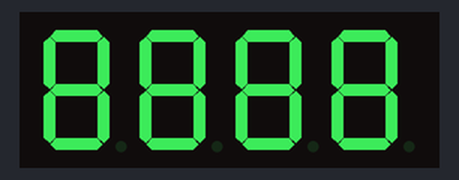
Simulated run of this sketch. Board: Arduino Uno, built with avr-gcc and run on an emulated ATmega328P. Shown: 4-digit seven-segment display.

Above: at 1.1 s.
At 21.5 s:
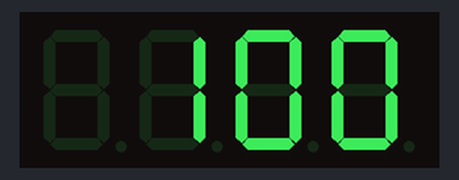
At 23.6 s:
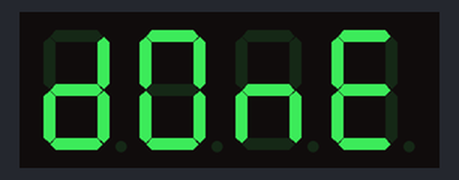
At 38.8 s:
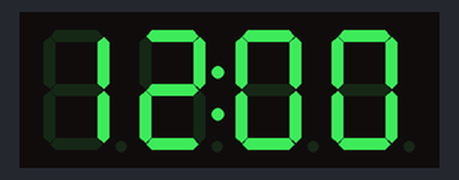

Measured:
- what the display in image 0 shows lasts 1.1 s, from 1.0 s to 2.1 s
- what the display in image 1 shows lasts 1.1 s, from 21.5 s to 22.6 s
- what the display in image 2 shows lasts 10.0 s, from 23.6 s to 33.6 s
- what the display in image 3 shows lasts 0.5 s, from 38.8 s to 39.3 s

The sketch:

30_days_lost_in_space_day_16.ino
```cpp
#include "Arduino.h"
#include <TM1637Display.h>

const byte CLK_PIN = 6;
const byte DIO_PIN = 5;

TM1637Display hero_display = TM1637Display(CLK_PIN,DIO_PIN);

const byte all_on[] = { 0b1111111,
                        0b1111111,
                        0b1111111,
                        0b1111111};

const byte done[] = {
    SEG_B | SEG_C | SEG_D | SEG_E | SEG_G,  // d  //0b0111101
    SEG_A | SEG_B | SEG_C | SEG_D | SEG_E | SEG_F, //O //0b1111110
    SEG_C | SEG_E | SEG_G,  //n //0b0010101
    SEG_A | SEG_D | SEG_E | SEG_F | SEG_G  //E //0b1001111
};

void setup(){
    hero_display.setBrightness(7); //configure brightness from 0-7
}

void loop(){
    hero_display.clear(); //clears hero_display
    delay(1000);

    hero_display.setSegments(all_on);
    delay(1000);

    hero_display.clear();
    delay(1000);

    for (int i = 0; i < 4; i++){
        hero_display.showNumberDecEx(1200,0b01000000);
        delay(500);
        hero_display.clear();
        delay(500);
    }
    for (int i = -100; i <= 100; i++){
        hero_display.showNumberDec(i);
        delay(50);
    }
    delay(1000);

    hero_display.clear();

    delay(1000);

    hero_display.setSegments(done);

    delay(10000);

}
```
